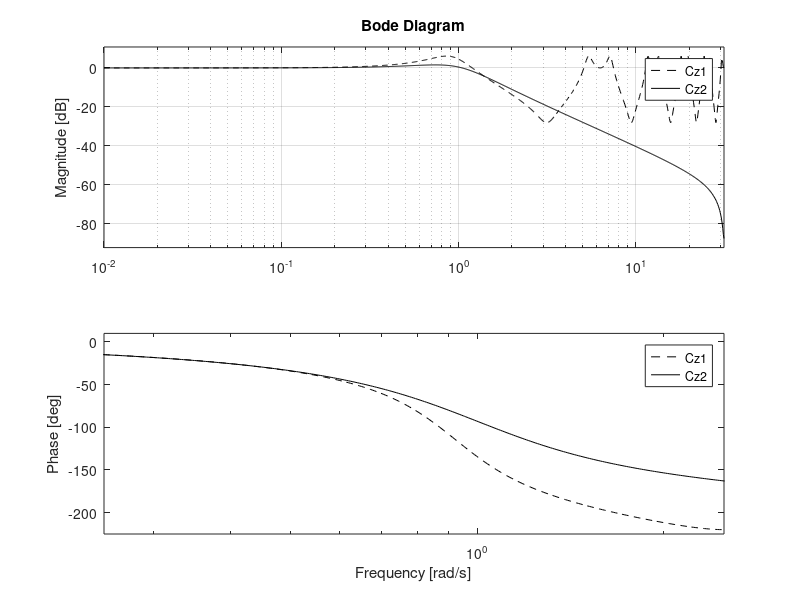
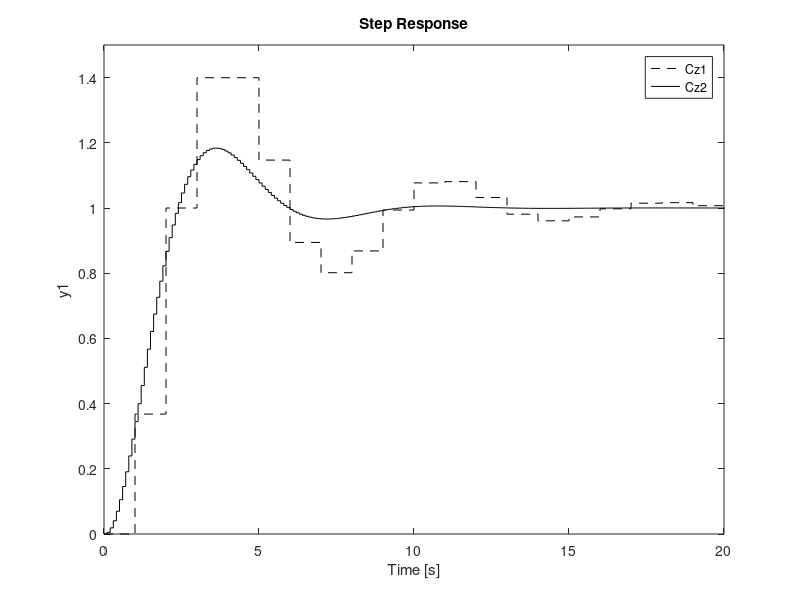

These figures' MATLAB source, in order: (Note: this script raises an error after producing the figures.)
num = [1]; den = [1 1 0]; Gs = tf(num,den); T=1;

Gz=c2d(Gs,T); %Assumes a zero-order hold
margin(Gz) % bode 


num = [1]; den = [1 1 0]; Gp = tf(num,den);
T1 = 1; Gz1=c2d(Gp,T1); [Gm1,Pm1] = margin(Gz1);
Cz1 = feedback(Gz1,1);


T2 = 0.1; Gz2 = c2d(Gp,T2); [Gm2,Pm2] = margin(Gz2);
Cz2 = feedback(Gz2,1);

% 
%Plot the closed-loop frequency
% Note that the frequency response for the T = 1 s 
% case has a peak of 6.06 dB at 0.87 rad/s; 
% for T = 0.1 s, the peak is 1.56 dB at 0.74 rad/s. 
% A more pronounced resonance in the
% closed-loop frequency response generally indicates 
%more overshoot in the step response response
figure(1), bode(Cz1,'--k',Cz2,'-k'), axis([0.25 2.5 -225 10]), grid
%Plot the step response
figure(2), step(Cz1,'--k',Cz2,'-k'), axis([0 20 0 1.5]), grid
%List the step response and margin parameters
StepT1=stepinfo(Cz1),Pm1,Gm1=20*log10(Gm1)%Convert to dB
StepT2=stepinfo(Cz2),Pm2,Gm2=20*log10(Gm2)%Convert to dB


